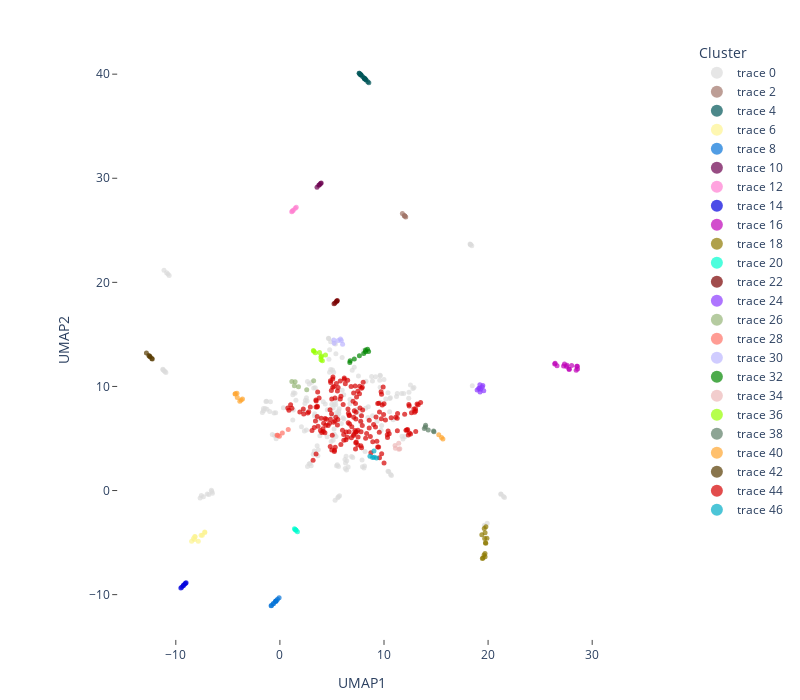

This figure's notebook cell:
### Code cell
metadata_cluster_file = '/Users/polina/Pathwaganda/data/umap/test/metadata_clusters_poincare_fast_ge.tsv'
fig = build_umap_plot_2d_clusters_from_metadata(metadata_cluster_file)
fig

### Figure 1 — Plotly figure (JSON) as saved in the notebook; plotly's stock layout.template omitted (floating-point values rounded to 4 significant figures; data arrays with more than 128 entries replaced by an {"elided": "..."} marker saying what was removed)
{"data": [{"customdata": {"elided": "182x2 mixed values"}, "hovertemplate": "Cluster %{customdata[0]}: %{customdata[1]}<br>approvedSymbol: %{customdata[2]}<extra></extra>", "marker": {"color": "gainsboro", "line": {"width": 0}, "opacity": 0.7, "size": 5}, "mode": "markers", "showlegend": true, "type": "scatter", "x": {"elided": "182 float values"}, "y": {"elided": "182 float values"}}, {"hoverinfo": "skip", "mode": "text", "showlegend": false, "text": [], "textfont": {"color": "black", "size": 12}, "textposition": "top center", "type": "scatter", "x": [], "y": []}, {"customdata": [[0, "IL21R"], [0, "IL7"], [0, "IL12A"], [0, "CRLF2"], [0, "STAT4"]], "hovertemplate": "Cluster %{customdata[0]}: %{customdata[1]}<br>approvedSymbol: %{customdata[2]}<extra></extra>", "marker": {"color": "#a17569", "line": {"width": 0}, "opacity": 0.7, "size": 5}, "mode": "markers", "showlegend": true, "type": "scatter", "x": [12.0, 11.77, 11.94, 12.0, 12.09], "y": [26.37, 26.61, 26.43, 26.37, 26.28]}, {"hoverinfo": "skip", "mode": "text", "showlegend": false, "text": [], "textfont": {"color": "black", "size": 12}, "textposition": "top center", "type": "scatter", "x": [], "y": []}, {"customdata": [[1, "ELF3"], [1, "RAP1GDS1"], [1, "MSI2"], [1, "RRAS2"], [1, "BMPR1A"], [1, "NF2"], [1, "ARHGEF10"], [1, "RHOH"], [1, "ARHGEF10L"], [1, "LATS2"], [1, "SPEN"], [1, "SUFU"], [1, "SPOP"], [1, "IKZF1"], [1, "GLI1"]], "hovertemplate": "Cluster %{customdata[0]}: %{customdata[1]}<br>approvedSymbol: %{customdata[2]}<extra></extra>", "marker": {"color": "#005659", "line": {"width": 0}, "opacity": 0.7, "size": 5}, "mode": "markers", "showlegend": true, "type": "scatter", "x": [8.44, 7.777, 7.714, 8.149, 8.277, 7.625, 7.959, 7.812, 8.155, 8.08, 8.24, 8.14, 7.618, 8.542, 7.761], "y": [39.27, 39.94, 40.0, 39.57, 39.44, 40.09, 39.76, 39.9, 39.56, 39.64, 39.47, 39.58, 40.1, 39.17, 39.95]}, {"hoverinfo": "skip", "mode": "text", "showlegend": false, "text": [], "textfont": {"color": "black", "size": 12}, "textposition": "top center", "type": "scatter", "x": [], "y": []}, {"customdata": [[2, "PNMT"], [2, "TIMMDC1"], [2, "NDUFB1"], [2, "SDHC"], [2, "OAT"], [2, "DDC"], [2, "FH"], [2, "IDH2"], [2, "GPHN"], [2, "SDHA"]], "hovertemplate": "Cluster %{customdata[0]}: %{customdata[1]}<br>approvedSymbol: %{customdata[2]}<extra></extra>", "marker": {"color": "#fdf490", "line": {"width": 0}, "opacity": 0.7, "size": 5}, "mode": "markers", "showlegend": true, "type": "scatter", "x": [-8.21, -7.842, -8.144, -7.214, -8.303, -8.484, -7.571, -7.452, -8.178, -7.22], "y": [-4.702, -4.882, -4.439, -4.023, -4.602, -4.864, -4.289, -4.297, -4.426, -3.994]}, {"hoverinfo": "skip", "mode": "text", "showlegend": false, "text": [], "textfont": {"color": "black", "size": 12}, "textposition": "top center", "type": "scatter", "x": [], "y": []}, {"customdata": [[3, "SULT1A2"], [3, "ACSL6"], [3, "GMPS"], [3, "CHST11"], [3, "STARD3"], [3, "LHPP"], [3, "NT5C2"], [3, "SULT1A1"], [3, "CYP2C8"], [3, "PRKD1"]], "hovertemplate": "Cluster %{customdata[0]}: %{customdata[1]}<br>approvedSymbol: %{customdata[2]}<extra></extra>", "marker": {"color": "#0774d8", "line": {"width": 0}, "opacity": 0.7, "size": 5}, "mode": "markers", "showlegend": true, "type": "scatter", "x": [-0.8476, -0.2258, -0.3876, -0.0765, -0.806, -0.6414, -0.4297, -0.6161, -0.3997, -0.3406], "y": [-11.08, -10.45, -10.62, -10.31, -11.04, -10.87, -10.66, -10.85, -10.63, -10.59]}, {"hoverinfo": "skip", "mode": "text", "showlegend": false, "text": [], "textfont": {"color": "black", "size": 12}, "textposition": "top center", "type": "scatter", "x": [], "y": []}, {"customdata": [[4, "CRTC3"], [4, "CREB3L2"], [4, "CRTC1"], [4, "HMGA2"], [4, "FLCN"]], "hovertemplate": "Cluster %{customdata[0]}: %{customdata[1]}<br>approvedSymbol: %{customdata[2]}<extra></extra>", "marker": {"color": "#6b004f", "line": {"width": 0}, "opacity": 0.7, "size": 5}, "mode": "markers", "showlegend": true, "type": "scatter", "x": [3.563, 3.802, 3.907, 3.967, 3.736], "y": [29.15, 29.38, 29.49, 29.55, 29.32]}, {"hoverinfo": "skip", "mode": "text", "showlegend": false, "text": [], "textfont": {"color": "black", "size": 12}, "textposition": "top center", "type": "scatter", "x": [], "y": []}, {"customdata": [[5, "BCL9"], [5, "WIF1"], [5, "RSPO2"], [5, "ZNRF3"], [5, "BCL9L"]], "hovertemplate": "Cluster %{customdata[0]}: %{customdata[1]}<br>approvedSymbol: %{customdata[2]}<extra></extra>", "marker": {"color": "#ff7ed1", "line": {"width": 0}, "opacity": 0.7, "size": 5}, "mode": "markers", "showlegend": true, "type": "scatter", "x": [1.136, 1.472, 1.285, 1.201, 1.57], "y": [26.79, 27.12, 26.94, 26.85, 27.22]}, {"hoverinfo": "skip", "mode": "text", "showlegend": false, "text": [], "textfont": {"color": "black", "size": 12}, "textposition": "top center", "type": "scatter", "x": [], "y": []}, {"customdata": [[6, "KAT7"], [6, "ARID5B"], [6, "SETD2"], [6, "NSD3"], [6, "NSD1"], [6, "KDM5C"], [6, "KAT6B"]], "hovertemplate": "Cluster %{customdata[0]}: %{customdata[1]}<br>approvedSymbol: %{customdata[2]}<extra></extra>", "marker": {"color": "#0000dd", "line": {"width": 0}, "opacity": 0.7, "size": 5}, "mode": "markers", "showlegend": true, "type": "scatter", "x": [-9.277, -9.516, -9.065, -9.143, -9.011, -9.436, -9.28], "y": [-9.122, -9.361, -8.912, -8.988, -8.858, -9.282, -9.124]}, {"hoverinfo": "skip", "mode": "text", "showlegend": false, "text": [], "textfont": {"color": "black", "size": 12}, "textposition": "top center", "type": "scatter", "x": [], "y": []}, {"customdata": [[7, "CCR7"], [7, "GRM3"], [7, "SMO"], [7, "ACKR3"], [7, "RGS7"], [7, "PTCH1"], [7, "TSHR"], [7, "CXCR5"], [7, "CCL11"], [7, "CCR6"], [7, "CCL7"], [7, "CYSLTR2"], [7, "NBEA"], [7, "PPP1R1B"]], "hovertemplate": "Cluster %{customdata[0]}: %{customdata[1]}<br>approvedSymbol: %{customdata[2]}<extra></extra>", "marker": {"color": "#bf03b8", "line": {"width": 0}, "opacity": 0.7, "size": 5}, "mode": "markers", "showlegend": true, "type": "scatter", "x": [28.52, 27.77, 26.4, 27.52, 27.25, 26.44, 28.03, 28.6, 27.34, 28.58, 27.58, 27.8, 26.62, 28.46], "y": [11.93, 11.66, 12.15, 11.91, 11.96, 12.24, 12.02, 11.68, 12.15, 11.93, 12.03, 11.65, 11.99, 11.55]}, {"hoverinfo": "skip", "mode": "text", "showlegend": false, "text": [], "textfont": {"color": "black", "size": 12}, "textposition": "top center", "type": "scatter", "x": [], "y": []}, {"customdata": [[8, "HOXA11"], [8, "CDX2"], [8, "EBF1"], [8, "FLI1"], [8, "FOXP1"], [8, "MAFB"], [8, "PAX8"], [8, "CEBPE"], [8, "CTCF"], [8, "CTNNA2"], [8, "PAX7"], [8, "SIX1"], [8, "POU5F1"]], "hovertemplate": "Cluster %{customdata[0]}: %{customdata[1]}<br>approvedSymbol: %{customdata[2]}<extra></extra>", "marker": {"color": "#8e7900", "line": {"width": 0}, "opacity": 0.7, "size": 5}, "mode": "markers", "showlegend": true, "type": "scatter", "x": [19.62, 19.71, 19.71, 19.89, 19.78, 19.79, 19.45, 19.67, 19.63, 19.4, 19.51, 19.7, 19.75], "y": [-6.192, -6.353, -4.047, -4.572, -5.057, -3.475, -6.526, -4.611, -3.64, -4.249, -6.473, -6.05, -5.011]}, {"hoverinfo": "skip", "mode": "text", "showlegend": false, "text": [], "textfont": {"color": "black", "size": 12}, "textposition": "top center", "type": "scatter", "x": [], "y": []}, {"customdata": [[9, "SHTN1"], [9, "EPHA3"], [9, "ROBO2"], [9, "EPHA7"], [9, "EZR"]], "hovertemplate": "Cluster %{customdata[0]}: %{customdata[1]}<br>approvedSymbol: %{customdata[2]}<extra></extra>", "marker": {"color": "#00fdcf", "line": {"width": 0}, "opacity": 0.7, "size": 5}, "mode": "markers", "showlegend": true, "type": "scatter", "x": [1.398, 1.468, 1.553, 1.528, 1.685], "y": [-3.673, -3.742, -3.827, -3.802, -3.959]}, {"hoverinfo": "skip", "mode": "text", "showlegend": false, "text": [], "textfont": {"color": "black", "size": 12}, "textposition": "top center", "type": "scatter", "x": [], "y": []}, {"customdata": [[10, "ARHGAP26"], [10, "GOPC"], [10, "ARHGAP31"], [10, "ARHGAP5"], [10, "FNBP1"]], "hovertemplate": "Cluster %{customdata[0]}: %{customdata[1]}<br>approvedSymbol: %{customdata[2]}<extra></extra>", "marker": {"color": "#790000", "line": {"width": 0}, "opacity": 0.7, "size": 5}, "mode": "markers", "showlegend": true, "type": "scatter", "x": [5.29, 5.197, 5.515, 5.477, 5.427], "y": [18.03, 17.93, 18.25, 18.21, 18.17]}, {"hoverinfo": "skip", "mode": "text", "showlegend": false, "text": [], "textfont": {"color": "black", "size": 12}, "textposition": "top center", "type": "scatter", "x": [], "y": []}, {"customdata": [[11, "QKI"], [11, "KIAA1549"], [11, "WDCP"], [11, "BIRC6"], [11, "HIP1"], [11, "PPFIBP1"], [11, "SND1"], [11, "PRF1"], [11, "FAM131B"]], "hovertemplate": "Cluster %{customdata[0]}: %{customdata[1]}<br>approvedSymbol: %{customdata[2]}<extra></extra>", "marker": {"color": "#8c3bff", "line": {"width": 0}, "opacity": 0.7, "size": 5}, "mode": "markers", "showlegend": true, "type": "scatter", "x": [19.21, 19.23, 19.09, 19.44, 19.27, 19.49, 19.17, 18.95, 19.58], "y": [10.16, 9.476, 9.805, 9.948, 9.725, 10.09, 9.86, 9.648, 9.581]}, {"hoverinfo": "skip", "mode": "text", "showlegend": false, "text": [], "textfont": {"color": "black", "size": 12}, "textposition": "top center", "type": "scatter", "x": [], "y": []}, {"customdata": [[12, "EIF1AX"], [12, "EIF3C"], [12, "PABPC1"], [12, "MITF"], [12, "EIF4A2"], [12, "ANK1"]], "hovertemplate": "Cluster %{customdata[0]}: %{customdata[1]}<br>approvedSymbol: %{customdata[2]}<extra></extra>", "marker": {"color": "#95b577", "line": {"width": 0}, "opacity": 0.7, "size": 5}, "mode": "markers", "showlegend": true, "type": "scatter", "x": [1.149, 1.461, 1.786, 3.242, 1.39, 2.576], "y": [10.49, 10.46, 9.978, 10.54, 10.08, 9.693]}, {"hoverinfo": "skip", "mode": "text", "showlegend": false, "text": [], "textfont": {"color": "black", "size": 12}, "textposition": "top center", "type": "scatter", "x": [], "y": []}, {"customdata": [[13, "EXT1"], [13, "SLC22A5"], [13, "SLC24A4"], [13, "SLC26A3"], [13, "SLC34A2"]], "hovertemplate": "Cluster %{customdata[0]}: %{customdata[1]}<br>approvedSymbol: %{customdata[2]}<extra></extra>", "marker": {"color": "#ff7266", "line": {"width": 0}, "opacity": 0.7, "size": 5}, "mode": "markers", "showlegend": true, "type": "scatter", "x": [0.8006, 0.2327, -0.05135, -0.2795, -0.2127], "y": [5.866, 5.526, 5.209, 5.321, 5.312]}, {"hoverinfo": "skip", "mode": "text", "showlegend": false, "text": [], "textfont": {"color": "black", "size": 12}, "textposition": "top center", "type": "scatter", "x": [], "y": []}, {"customdata": [[14, "CEBPA"], [14, "BCL7A"], [14, "DICER1"], [14, "SS18"], [14, "KDM6A"], [14, "SS18L1"]], "hovertemplate": "Cluster %{customdata[0]}: %{customdata[1]}<br>approvedSymbol: %{customdata[2]}<extra></extra>", "marker": {"color": "#bcb6ff", "line": {"width": 0}, "opacity": 0.7, "size": 5}, "mode": "markers", "showlegend": true, "type": "scatter", "x": [5.606, 5.176, 6.023, 5.814, 5.214, 5.899], "y": [14.42, 14.47, 14.05, 14.55, 14.14, 14.42]}, {"hoverinfo": "skip", "mode": "text", "showlegend": false, "text": [], "textfont": {"color": "black", "size": 12}, "textposition": "top center", "type": "scatter", "x": [], "y": []}, {"customdata": [[15, "ABL2"], [15, "PBX1"], [15, "ARHGEF12"], [15, "ACVR1B"], [15, "SRGAP3"], [15, "FOXA1"], [15, "MYOD1"], [15, "ACVR2A"], [15, "MYH11"]], "hovertemplate": "Cluster %{customdata[0]}: %{customdata[1]}<br>approvedSymbol: %{customdata[2]}<extra></extra>", "marker": {"color": "#018700", "line": {"width": 0}, "opacity": 0.7, "size": 5}, "mode": "markers", "showlegend": true, "type": "scatter", "x": [7.636, 8.048, 6.716, 8.226, 7.148, 8.42, 8.223, 8.518, 6.748], "y": [12.95, 13.16, 12.31, 13.33, 12.64, 13.57, 13.51, 13.36, 12.47]}, {"hoverinfo": "skip", "mode": "text", "showlegend": false, "text": [], "textfont": {"color": "black", "size": 12}, "textposition": "top center", "type": "scatter", "x": [], "y": []}, {"customdata": [[16, "ERCC2"], [16, "PMS2"], [16, "MSH2"], [16, "ERCC3"], [16, "ELL"]], "hovertemplate": "Cluster %{customdata[0]}: %{customdata[1]}<br>approvedSymbol: %{customdata[2]}<extra></extra>", "marker": {"color": "#edb8b8", "line": {"width": 0}, "opacity": 0.7, "size": 5}, "mode": "markers", "showlegend": true, "type": "scatter", "x": [11.1, 11.42, 11.06, 11.43, 11.52], "y": [4.051, 4.553, 4.318, 3.973, 4.018]}, {"hoverinfo": "skip", "mode": "text", "showlegend": false, "text": [], "textfont": {"color": "black", "size": 12}, "textposition": "top center", "type": "scatter", "x": [], "y": []}, {"customdata": [[17, "PBRM1"], [17, "SMARCE1"], [17, "KMT2C"], [17, "SETD1B"], [17, "ARID2"], [17, "GATA2"], [17, "SMARCB1"], [17, "ARID1B"], [17, "KMT2A"]], "hovertemplate": "Cluster %{customdata[0]}: %{customdata[1]}<br>approvedSymbol: %{customdata[2]}<extra></extra>", "marker": {"color": "#97ff00", "line": {"width": 0}, "opacity": 0.7, "size": 5}, "mode": "markers", "showlegend": true, "type": "scatter", "x": [3.213, 4.082, 4.38, 3.261, 3.401, 3.935, 3.952, 4.0, 3.807], "y": [13.44, 12.46, 13.03, 13.38, 13.24, 12.83, 12.56, 12.93, 13.27]}, {"hoverinfo": "skip", "mode": "text", "showlegend": false, "text": [], "textfont": {"color": "black", "size": 12}, "textposition": "top center", "type": "scatter", "x": [], "y": []}, {"customdata": [[18, "FANCC"], [18, "FANCD2"], [18, "CNOT3"], [18, "TAL1"], [18, "DEK"], [18, "ZNF521"]], "hovertemplate": "Cluster %{customdata[0]}: %{customdata[1]}<br>approvedSymbol: %{customdata[2]}<extra></extra>", "marker": {"color": "#5d7e66", "line": {"width": 0}, "opacity": 0.7, "size": 5}, "mode": "markers", "showlegend": true, "type": "scatter", "x": [14.8, 14.76, 14.25, 13.98, 13.99, 13.87], "y": [5.656, 5.723, 5.815, 6.11, 6.267, 5.95]}, {"hoverinfo": "skip", "mode": "text", "showlegend": false, "text": [], "textfont": {"color": "black", "size": 12}, "textposition": "top center", "type": "scatter", "x": [], "y": []}, {"customdata": [[19, "ZFHX3"], [19, "LMO2"], [19, "PPM1D"], [19, "BTG2"], [19, "CDK12"], [19, "PAX5"], [19, "MAF"], [19, "LMO1"], [19, "NDRG1"], [19, "NR4A3"]], "hovertemplate": "Cluster %{customdata[0]}: %{customdata[1]}<br>approvedSymbol: %{customdata[2]}<extra></extra>", "marker": {"color": "#ffa52f", "line": {"width": 0}, "opacity": 0.7, "size": 5}, "mode": "markers", "showlegend": true, "type": "scatter", "x": [-3.85, -4.128, -3.596, 15.66, 15.26, -3.723, -4.28, -4.31, 15.53, -4.094], "y": [8.579, 9.334, 8.797, 4.958, 5.367, 8.703, 9.3, 9.273, 5.087, 8.927]}, {"hoverinfo": "skip", "mode": "text", "showlegend": false, "text": [], "textfont": {"color": "black", "size": 12}, "textposition": "top center", "type": "scatter", "x": [], "y": []}, {"customdata": [[20, "ZNF300"], [20, "ZNF429"], [20, "BTG1"], [20, "DGCR8"], [20, "ZNF479"], [20, "GRIN2A"]], "hovertemplate": "Cluster %{customdata[0]}: %{customdata[1]}<br>approvedSymbol: %{customdata[2]}<extra></extra>", "marker": {"color": "#573b00", "line": {"width": 0}, "opacity": 0.7, "size": 5}, "mode": "markers", "showlegend": true, "type": "scatter", "x": [-12.31, -12.59, -12.51, -12.48, -12.26, -12.82], "y": [12.69, 12.97, 12.89, 12.86, 12.64, 13.2]}, {"hoverinfo": "skip", "mode": "text", "showlegend": false, "text": [], "textfont": {"color": "black", "size": 12}, "textposition": "top center", "type": "scatter", "x": [], "y": []}, {"customdata": {"elided": "176x2 mixed values"}, "hovertemplate": "Cluster %{customdata[0]}: %{customdata[1]}<br>approvedSymbol: %{customdata[2]}<extra></extra>", "marker": {"color": "#d60000", "line": {"width": 0}, "opacity": 0.7, "size": 5}, "mode": "markers", "showlegend": true, "type": "scatter", "x": {"elided": "176 float values"}, "y": {"elided": "176 float values"}}, {"hoverinfo": "skip", "mode": "text", "showlegend": false, "text": [], "textfont": {"color": "black", "size": 12}, "textposition": "top center", "type": "scatter", "x": [], "y": []}, {"customdata": [[22, "SMARCA4"], [22, "ARID1A"], [22, "TCF12"], [22, "TCF3"], [22, "KLF4"]], "hovertemplate": "Cluster %{customdata[0]}: %{customdata[1]}<br>approvedSymbol: %{customdata[2]}<extra></extra>", "marker": {"color": "#00acc6", "line": {"width": 0}, "opacity": 0.7, "size": 5}, "mode": "markers", "showlegend": true, "type": "scatter", "x": [8.649, 8.903, 9.034, 9.064, 9.284], "y": [3.303, 3.18, 3.789, 3.188, 3.136]}, {"hoverinfo": "skip", "mode": "text", "showlegend": false, "text": [], "textfont": {"color": "black", "size": 12}, "textposition": "top center", "type": "scatter", "x": [], "y": []}], "layout": {"height": 700, "legend": {"itemsizing": "constant", "title": {"text": "Cluster"}}, "margin": {"b": 40, "l": 40, "r": 40, "t": 40}, "paper_bgcolor": "white", "plot_bgcolor": "white", "width": 800, "xaxis": {"constrain": "domain", "mirror": true, "showgrid": false, "showline": true, "ticks": "outside", "title": {"text": "UMAP1"}, "zeroline": false}, "yaxis": {"constrain": "domain", "mirror": true, "scaleanchor": "x", "scaleratio": 1, "showgrid": false, "showline": true, "ticks": "outside", "title": {"text": "UMAP2"}, "zeroline": false}}}
